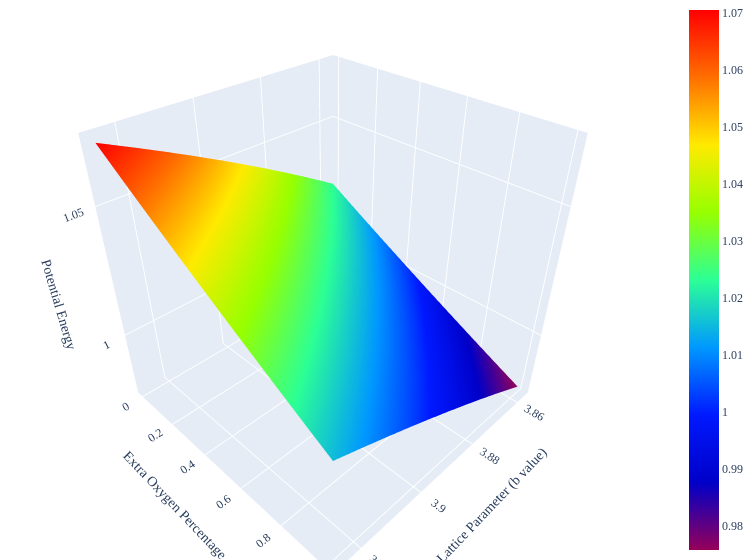

This figure's notebook cell:
### Code cell
import plotly.graph_objects as go
import numpy as np

fig = go.Figure(data=[
	go.Surface(z=pot_eng, x=lattice_params[:, 1], y=oxy_perc, colorscale='rainbow')
])
fig.update_layout(
	scene={'xaxis_title': 'Lattice Parameter (b value)', 'yaxis_title': 'Extra Oxygen Percentage', 'zaxis_title': 'Potential Energy'},
	margin={'l': 0, 'r': 0, 'b': 0, 't': 0},
	width=750,
	font={'family': 'times new roman', 'size': 12}
)
fig.show()
